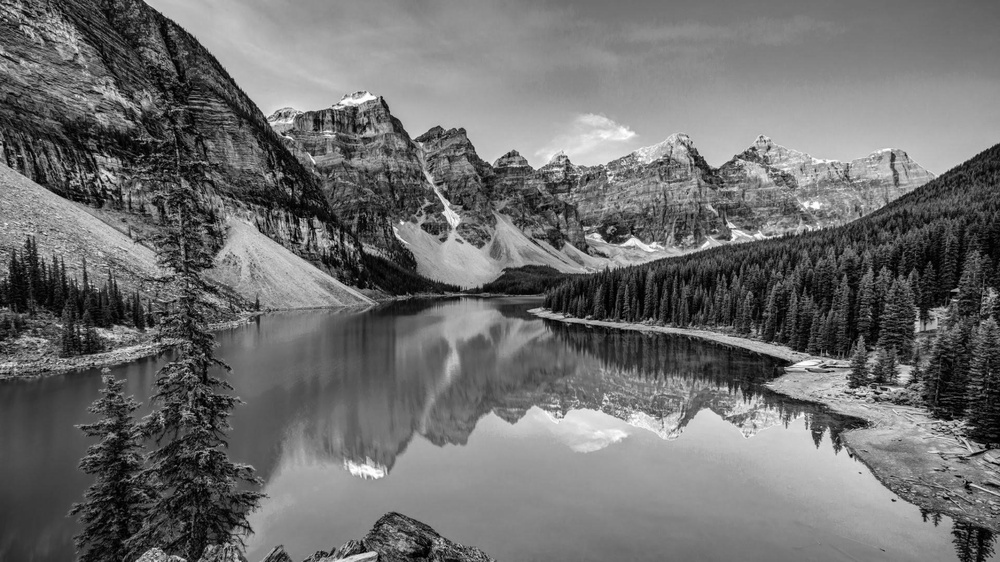
#> input picture images/img_res_3.jpg, 1000 x 562 px, shrunk from 1920 x 1080 before the run
$ python lab4.py
#> lines starting #> are read from the running program, lines starting #| are printed output that depends on the picture; long printed decimals are rounded
import cv2
import numpy as np

def get_base(image, function, coeff):
    k, l = image.shape
    u = np.ndarray(image.shape)

    for i in range(k):
        for j in range(l):
            minmax = []

            if i > 0:
                minmax.append(image[i - 1][j])
            if i < image.shape[0] - 1:
                minmax.append(image[i + 1][j])
            if j < image.shape[1] - 1:
                minmax.append(image[i][j + 1])
            if j > 0:
                minmax.append(image[i][j - 1])
            u[i][j] = function(image[i][j] + coeff, function(minmax))
    return u

def get_vol(u, b):
    k, l = u.shape
    vol = 0.0
    for i in range(k):
        for j in range(l):
            vol += u[i][j] - b[i][j]
    return vol

def get_d(image):
    u1 = get_base(image, max, 1)
    u2 = get_base(u1, max, 1)

    b1 = get_base(image, min, -1)
    b2 = get_base(b1, min, -1)

    vol1 = get_vol(u1, b1)
    vol2 = get_vol(u2, b2)

    A_1 = (vol1 - 0) / 2.0
    A_2 = (vol2 - vol1) / 2.0

    coeff = (np.log(A_1) - np.log(A_2)) / (np.log(1) - np.log(2)) + 1

    return 2 - coeff

if __name__ == '__main__':
    image = cv2.imread('../images/img_res_3.jpg')
#> image is the input picture: shape (562, 1000, 3); min 0, max 255, mean 110.6
    image = cv2.cvtColor(image, cv2.COLOR_BGR2GRAY)
#> image: shape (562, 1000)

    res = get_d(image)
#> after the loop in get_base, `for i in range(k):`:
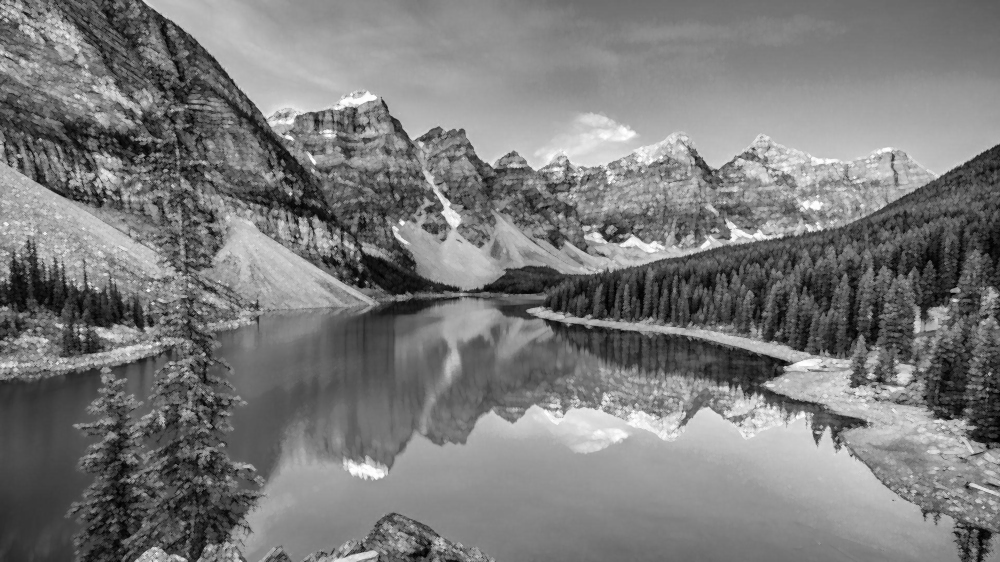
#> u: shape (562, 1000) float64; min 2, max 256, mean 124.9; drawn with min black and max white
#> call 2 of get_base, with coeff = 1
#> after the loop in get_base (call 2), `for i in range(k):`:
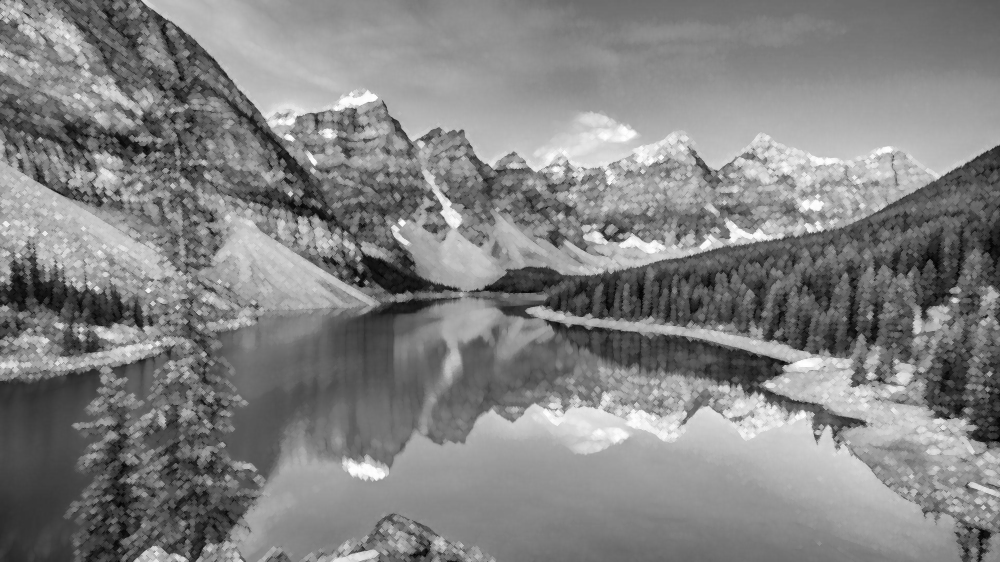
#> u: shape (562, 1000) float64; min 4, max 257, mean 133.9; drawn with min black and max white
#> call 3 of get_base, with coeff = -1
#> after the loop in get_base (call 3), `for i in range(k):`:
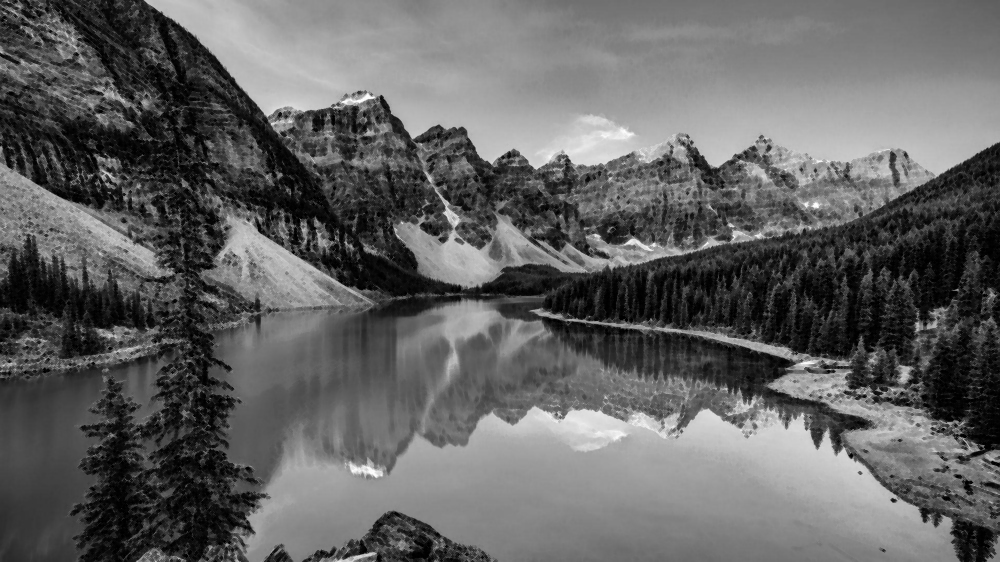
#> u: shape (562, 1000) float64; min -1, max 251, mean 96.7; drawn with min black and max white
#> call 4 of get_base, with coeff = -1
#> after the loop in get_base (call 4), `for i in range(k):`:
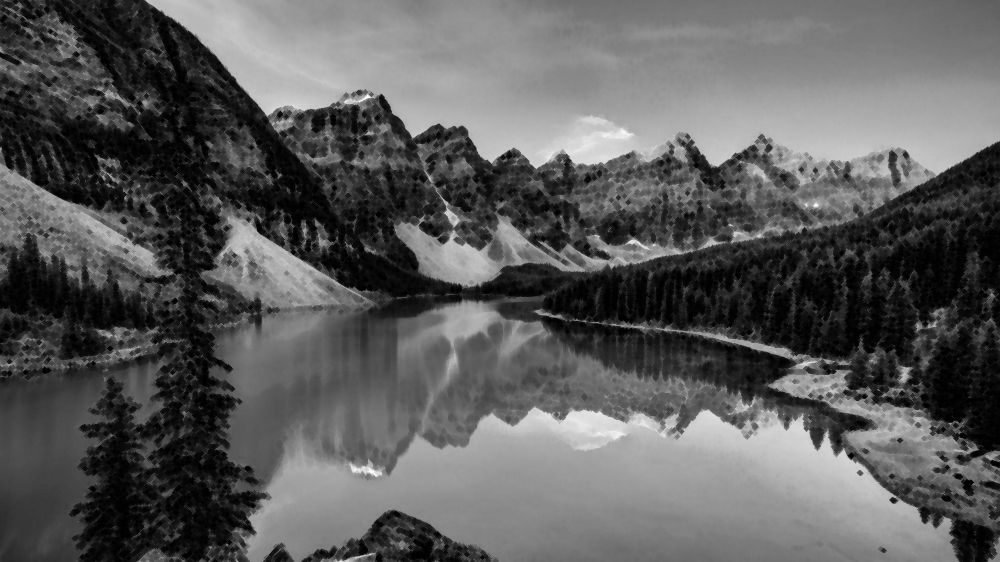
#> u: shape (562, 1000) float64; min -2, max 249, mean 88.5; drawn with min black and max white
#> after the loop in get_vol, `for i in range(k):`: vol = 15821591
#> in get_d, `vol2 = get_vol(u2, b2)`: vol2 = 25549085
#> in get_d, `A_1 = (vol1 - 0) / 2.0`: A_1 = 7910795.5
#> in get_d, `A_2 = (vol2 - vol1) / 2.0`: A_2 = 4863747
#> in get_d, `coeff = (np.log(A_1) - np.log(A_2)) / (np.log(1) - np.log(2)) + 1`: coeff = 0.298
#> res = 1.7
    print(res)
#| 1.702
